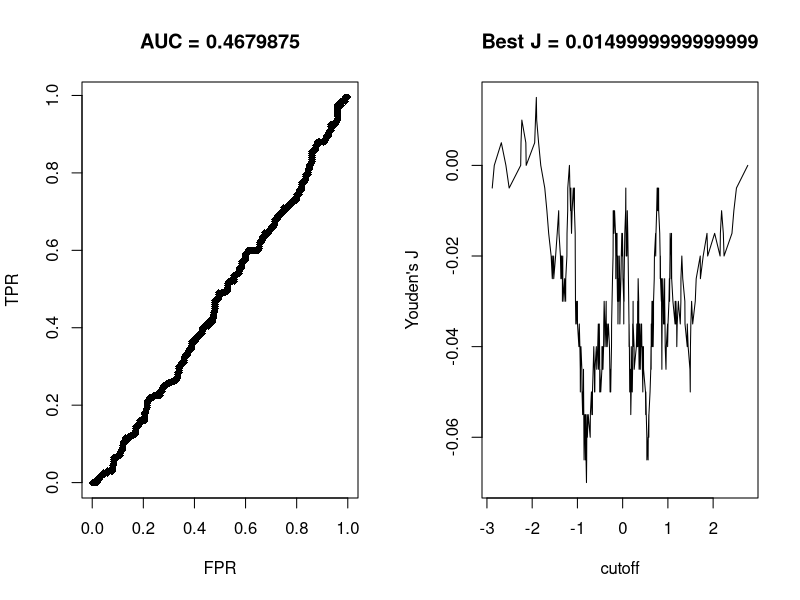
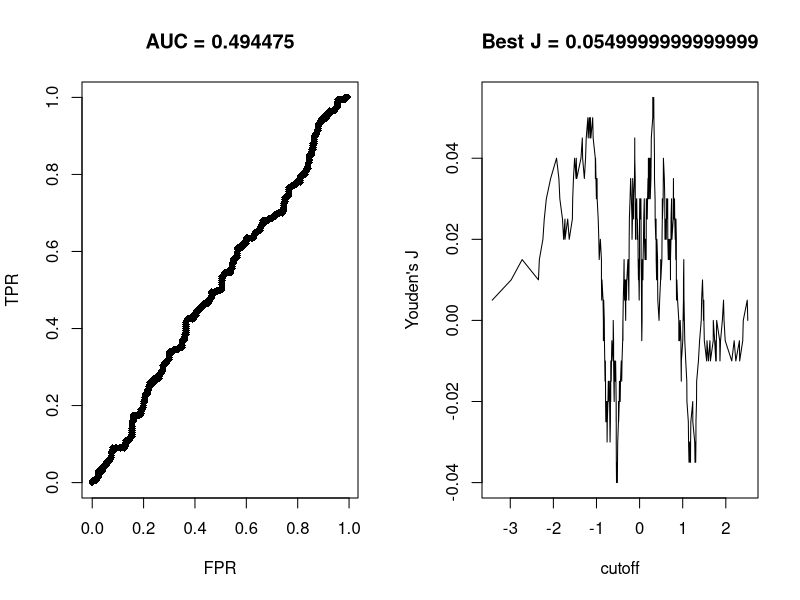
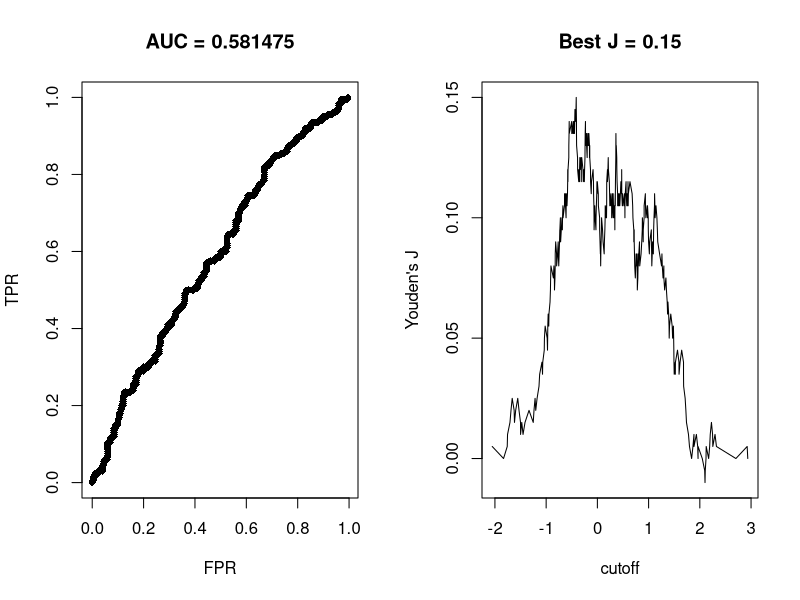
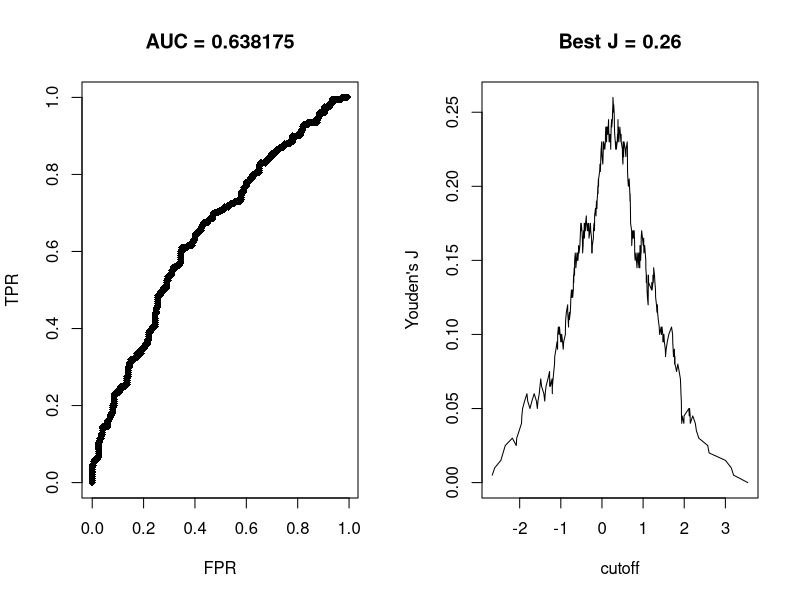
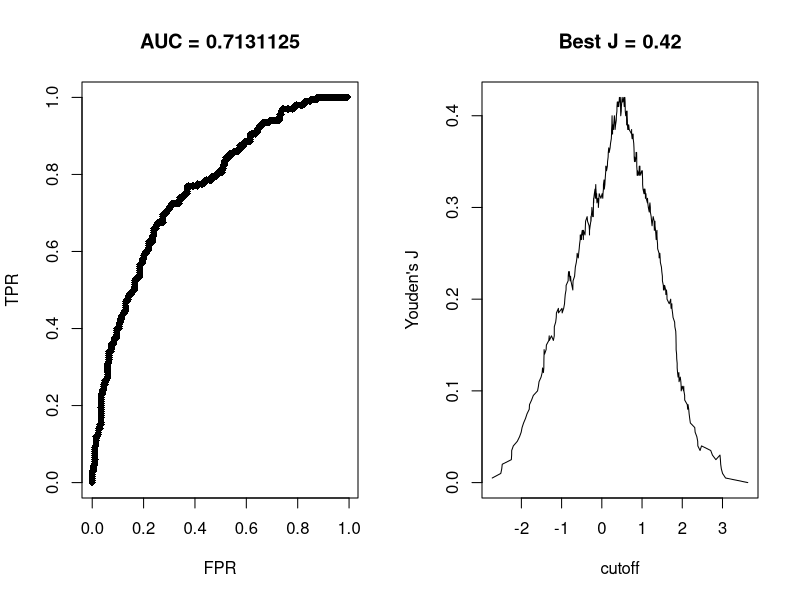
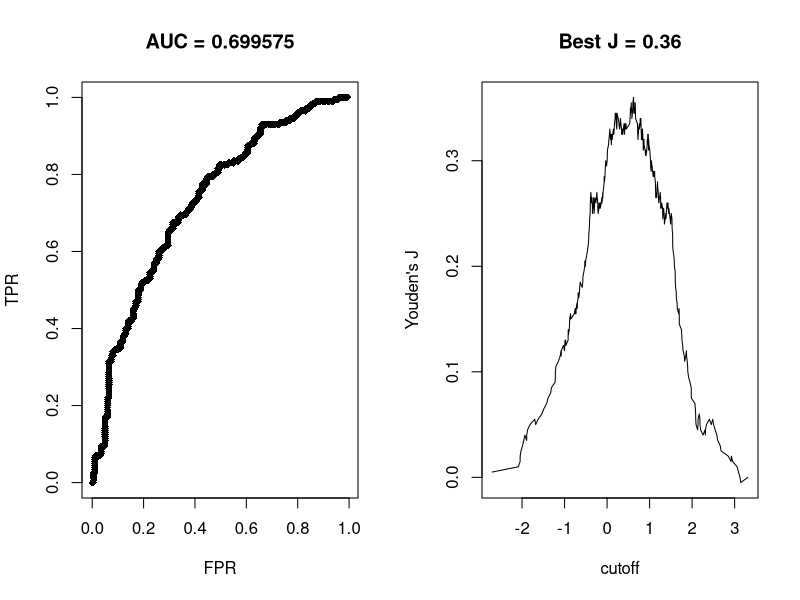
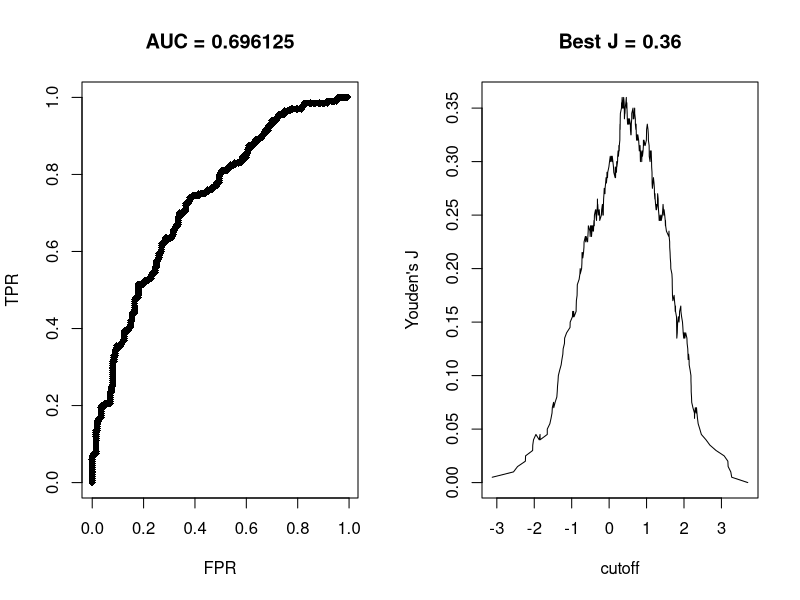
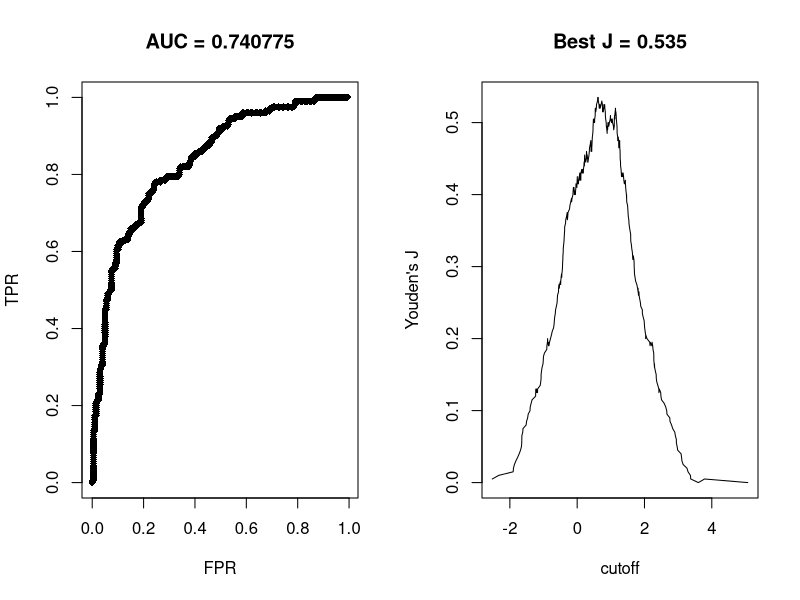

These figures' R source, in order:
## ---- chunk 1

checkVecs <- function(x, y) {
  if (length(x) != length(y)) {
    stop(paste0("Input vectors are of different lengths. (", length(x), ", ",
                length(y), ")"))
  }
}

makeData <- function(delta = 1, n_p = 200, n_n = 200) {
  delta <-  delta # shift of score distribution of positive vs. negative samples
  score <-  rnorm(n_n) # random score values
  score <-  c(score, rnorm(n_p) + delta)
  class <-  c(rep(0, n_n), rep(1, n_p)) # class assignment
  
  return(list(score = score, class = class))
}

confusion <- function(score, class, x) {
  checkVecs(score, class)
  
  score_dich <- as.numeric(score > x)
  
  pos_ind <- which(score_dich == 1)
  neg_ind <- which(score_dich == 0)
  
  tp <- sum(score_dich[pos_ind] == class[pos_ind])
  tn <- sum(score_dich[neg_ind] == class[neg_ind])
  
  fp <- sum(score_dich[pos_ind] != class[pos_ind])
  fn <- sum(score_dich[neg_ind] != class[neg_ind])
  
  return(list(tp = tp, tn = tn, fp = fp, fn = fn))
}


youdensJ <- function(score = NULL, class = NULL, x = NULL,
                     conf = NULL) {
  
  if (is.null(conf)) {
    if (any(is.null(c(score, class, x)))) {
      stop("If conf is not supplied, score, class and x must be provided.")
    }
    
    conf <- confusion(score, class, x)
  }
  
  # browser()
  
  j <- (conf$tp / (conf$tp + conf$fn)) + (conf$tn / (conf$fp + conf$tn)) - 1
  
  return(j)
}


# this function is adapted from the function presented in
#   https://www.r-bloggers.com/2016/11/calculating-auc-the-area-under-a-roc-curve/
simple_auc <- function(TPR, FPR){
  # inputs already sorted, best scores first
  dFPR <- c(diff(FPR), 0)
  dTPR <- c(diff(TPR), 0)
  AUC <- sum(TPR * dFPR) + sum(dTPR * dFPR) / 2
  
  return(AUC)
}


ROC <- function(score, class) {
  
  checkVecs(score, class)
  
  tpr_vec <- rep(0, length(score))
  fpr_vec <- tpr_vec
  ysJ_vec <- tpr_vec
  
  for (i in 1:length(score)) {
    conf <- confusion(score, class, score[i])
    
    tpr_vec[i] <- conf$tp / (conf$tp + conf$fn)
    fpr_vec[i] <- conf$fp / (conf$tn + conf$fp)
    ysJ_vec[i] <- youdensJ(conf = conf)
    
  }
  
  AUC <- simple_auc(tpr_vec[order(tpr_vec)], fpr_vec[order(tpr_vec)])
  
  opar <- par(mfrow = c(1, 2))
  
  plot(pch = 18, fpr_vec[order(tpr_vec)], tpr_vec[order(tpr_vec)],
       main = paste("AUC =", AUC),
       xlab = "FPR", ylab = "TPR")
  
  plot(type = "l", score[order(score)], ysJ_vec[order(score)],
       main = paste("Best J =", max(ysJ_vec)),
       xlab = "cutoff", ylab = "Youden's J")
  
  par(opar)
  
  return(AUC)
}

## ---- chunk 2

# TODO: AUC does not get computed properly

delta_vec <- seq(0, 3, 0.2)

n_rep <- 1000

res <- data.frame(delta = delta_vec, p = rep(0, length(delta_vec)),
                  AUC = rep(0, length(delta_vec)))

for (i in 1:length(delta_vec)) {
  
  delta <- delta_vec[i]
  
  data <- makeData(delta = delta)
  
  score <- data$score
  class <- data$class
  
  n_neg_greater <- 0
  
  for (j in 1:n_rep) {
    rnd_pos <- sample(score[class == 1], 1)
    rnd_neg <- sample(score[class != 1], 1)
    
    n_neg_greater <- n_neg_greater + (rnd_pos > rnd_neg)
  }
  
  
  p <- n_neg_greater / n_rep
  AUC <- ROC(score, class)
  
  # print(paste("Delta: ", delta))
  # print(paste("  p = ", p))
  # print(paste("  AUC = ", AUC))
  
  
  res$p  [i] <- p
  res$AUC[i] <- AUC
  
}

cor(res$p, res$AUC)
cor(res$delta, res$p)
cor(res$delta, res$AUC)
